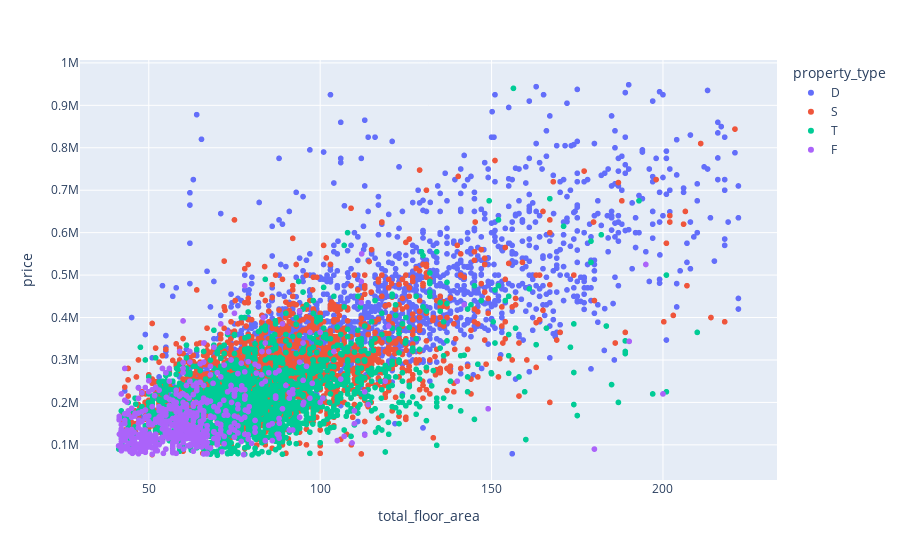

Source (notebook cell):
### Markdown cell above
All pairwise comparisons are significant i.e. All property types have significantly different prices from each other
We therefore reject the null hypothesis for all group comparisons and conclude that there is a statistically significant difference between all property types.

### Code cell
# visualize the relationship using an interactive scatter plot in plotly 
import plotly.express as px
fig = px.scatter(df, x='total_floor_area', y='price', color='property_type', hover_data=['price', 'total_floor_area', 'property_type'])
fig.show()

### Figure 1 — Plotly figure (JSON) as saved in the notebook; plotly's stock layout.template omitted (floating-point values rounded to 4 significant figures; data arrays with more than 128 entries replaced by an {"elided": "..."} marker saying what was removed)
{"data": [{"customdata": {"elided": "2020x1 str values"}, "hovertemplate": "property_type=%{customdata[0]}<br>total_floor_area=%{x}<br>price=%{y}<extra></extra>", "legendgroup": "D", "marker": {"color": "#636efa", "symbol": "circle"}, "mode": "markers", "name": "D", "showlegend": true, "type": "scattergl", "x": {"elided": "2020 float values"}, "xaxis": "x", "y": {"elided": "2020 int values"}, "yaxis": "y"}, {"customdata": {"elided": "2819x1 str values"}, "hovertemplate": "property_type=%{customdata[0]}<br>total_floor_area=%{x}<br>price=%{y}<extra></extra>", "legendgroup": "S", "marker": {"color": "#EF553B", "symbol": "circle"}, "mode": "markers", "name": "S", "showlegend": true, "type": "scattergl", "x": {"elided": "2819 float values"}, "xaxis": "x", "y": {"elided": "2819 int values"}, "yaxis": "y"}, {"customdata": {"elided": "1830x1 str values"}, "hovertemplate": "property_type=%{customdata[0]}<br>total_floor_area=%{x}<br>price=%{y}<extra></extra>", "legendgroup": "T", "marker": {"color": "#00cc96", "symbol": "circle"}, "mode": "markers", "name": "T", "showlegend": true, "type": "scattergl", "x": {"elided": "1830 float values"}, "xaxis": "x", "y": {"elided": "1830 int values"}, "yaxis": "y"}, {"customdata": {"elided": "579x1 str values"}, "hovertemplate": "property_type=%{customdata[0]}<br>total_floor_area=%{x}<br>price=%{y}<extra></extra>", "legendgroup": "F", "marker": {"color": "#ab63fa", "symbol": "circle"}, "mode": "markers", "name": "F", "showlegend": true, "type": "scattergl", "x": {"elided": "579 float values"}, "xaxis": "x", "y": {"elided": "579 int values"}, "yaxis": "y"}], "layout": {"legend": {"title": {"text": "property_type"}, "tracegroupgap": 0}, "margin": {"t": 60}, "xaxis": {"anchor": "y", "domain": [0, 1], "title": {"text": "total_floor_area"}}, "yaxis": {"anchor": "x", "domain": [0, 1], "title": {"text": "price"}}}}
